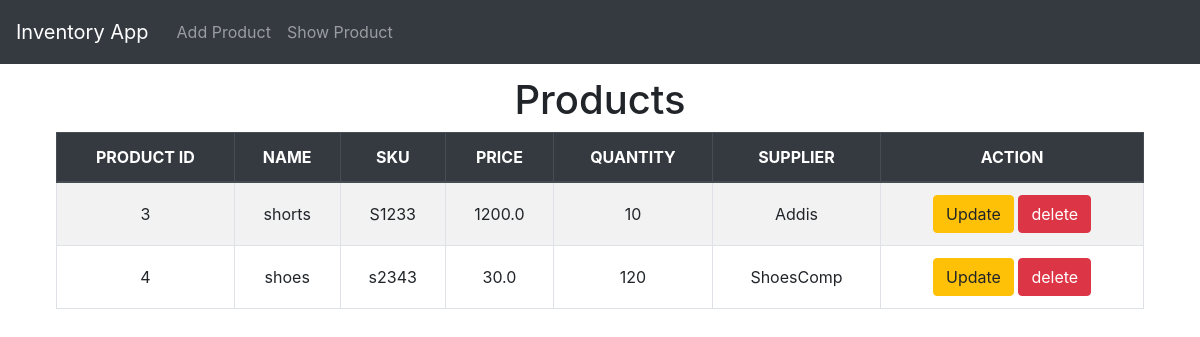
The page /list/ on the database as committed earlier.
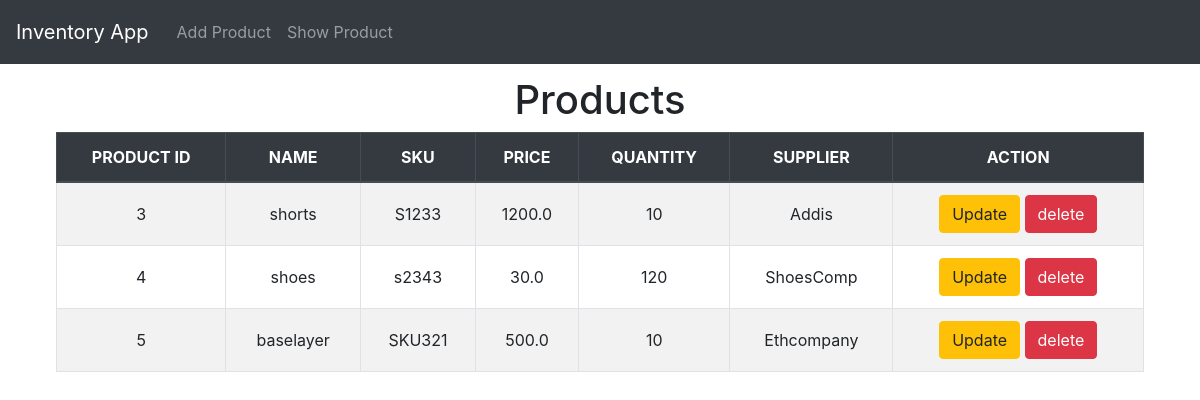
The same page on the database as committed later.
### invApp/models.py (models this page shows, shortened)
class Product(models.Model):
    product_id = models.AutoField(primary_key=True)
    name = models.CharField(max_length=100)
    sku = models.CharField(max_length=50, unique=True)
    price = models.FloatField()
    Quantity = models.IntegerField()
    supplier = models.CharField(max_length=100)

### invApp/views.py (the view)
# urls.py: path('list/', views.product_list_view, name = 'product_list'),
def product_list_view(request):
    products = Product.objects.all()
    context = {'products' : products}
    return render(request, 'invApp/product_list.html', context)

### invApp/templates/invApp/product_list.html (shortened to what this page needs)
{% extends "invApp/layout.html" %}
{% block content %}
    <h1 class="text-center">Products</h1>
    <table class="table table-bordered table-striped text-center">
        <thead class="thead-dark">
            <tr>
                <th>PRODUCT ID</th>
                <th>NAME</th>
                <th>SKU</th>
                <th>PRICE</th>
                <th>QUANTITY</th>
                <th>SUPPLIER</th>
                <th>ACTION</th>
            </tr>
            <tbody>
                {% for product in products %}
                    <tr>
                        <td>{{product.product_id}}</td>
                        <td>{{product.name}}</td>
                        <td>{{product.sku}}</td>
                        <td>{{product.price}}</td>
                        <td>{{product.Quantity}}</td>
                        <td>{{product.supplier}}</td>
                        <td>
                            <a href="{% url 'product_update' product.product_id %}" class="btn btn-warning">Update</a>
                            <a href="{% url 'product_delete' product.product_id %}" class="btn btn-danger">delete</a>
                        </td>
                    </tr>
                {% endfor %}
            </tbody>
        </thead>
    </table>
{% endblock content %}

Rows that differ between the two databases and show on the page:
added Product: product_id "5", name "baselayer", sku "SKU321", price "500.0", Quantity "10", supplier "Ethcompany"
